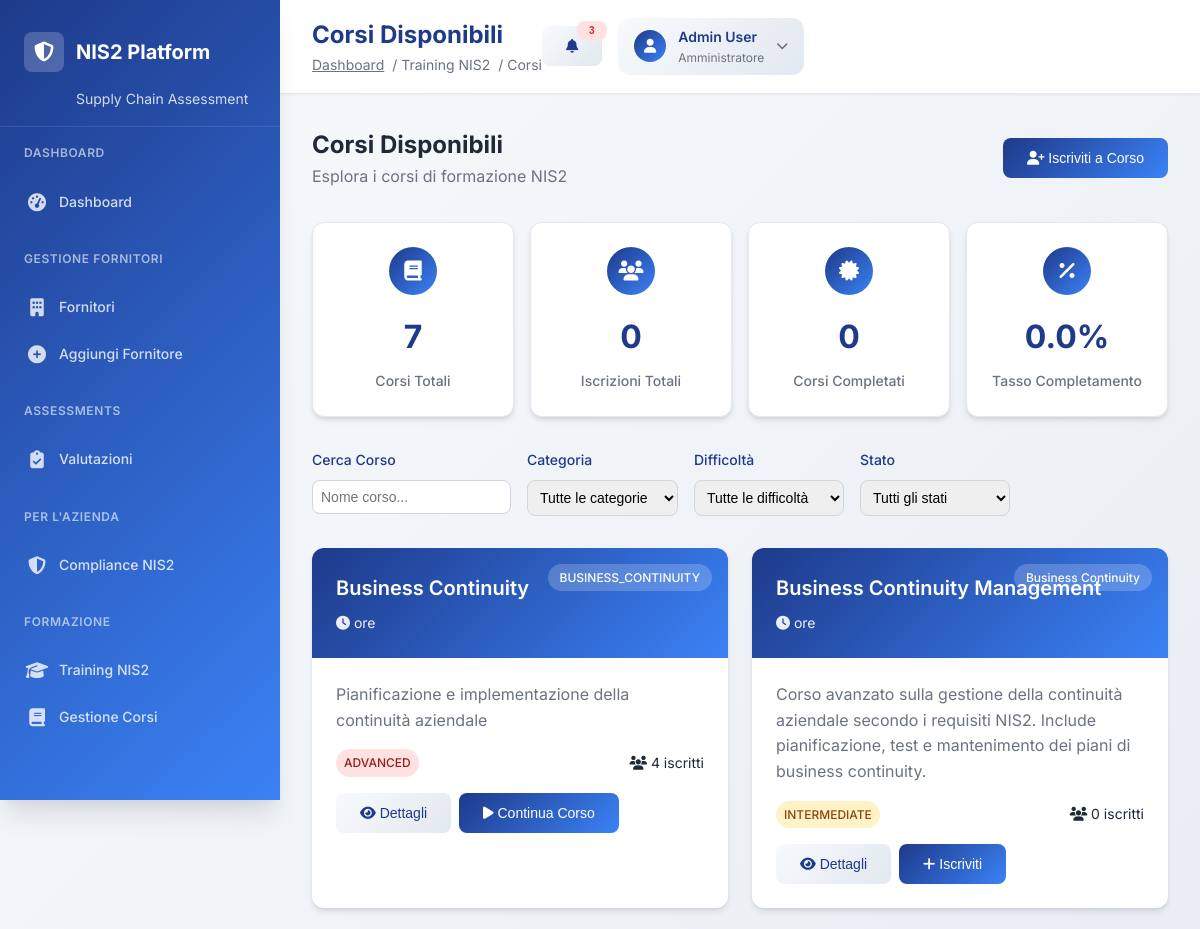
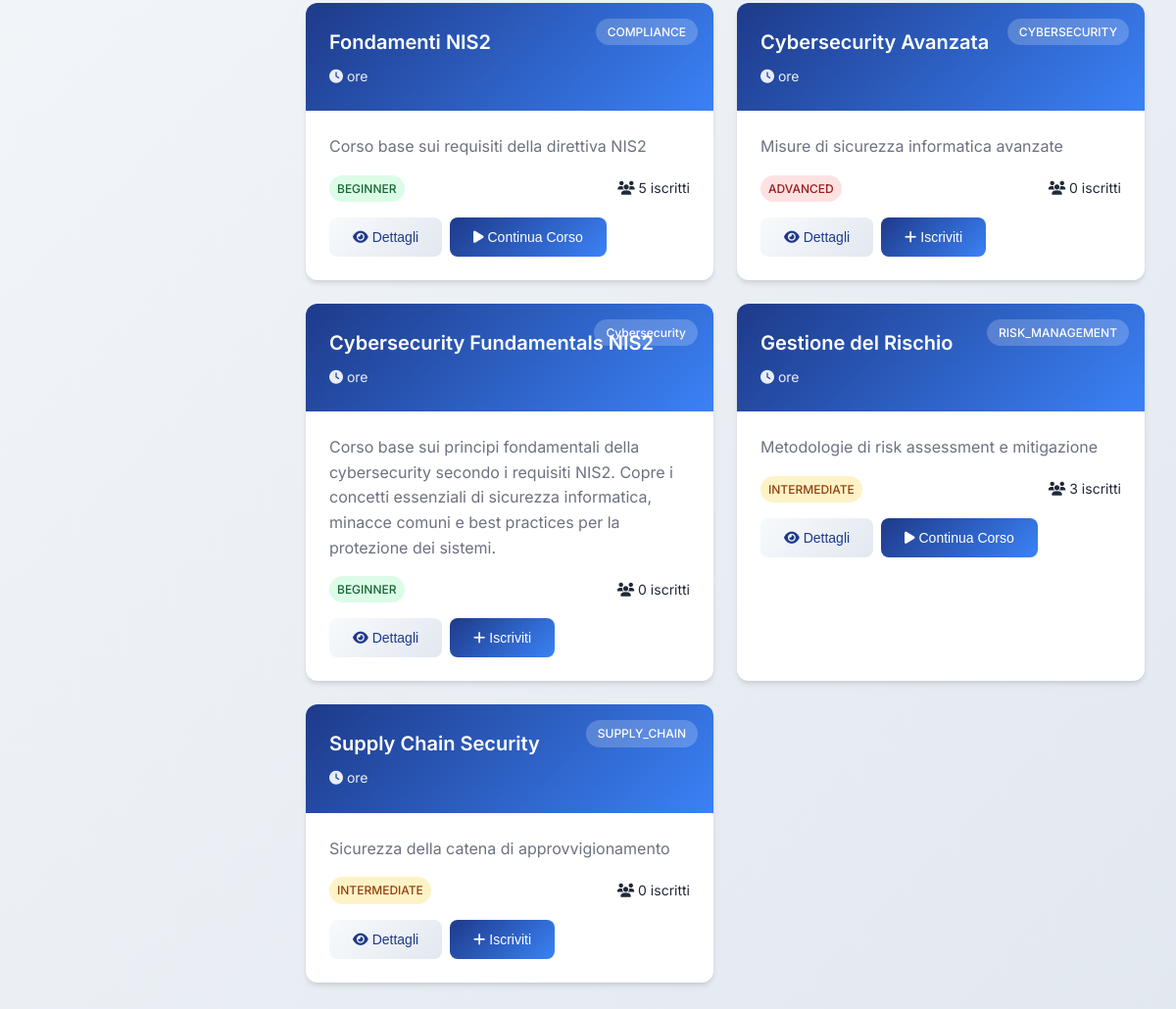
/training/courses (signed in), run on the app's committed database (2 pictures, top to bottom).
### tables this page shows
CREATE TABLE training_courses (
                id INTEGER PRIMARY KEY AUTOINCREMENT,
                title TEXT NOT NULL,
                description TEXT,
                category TEXT NOT NULL,
                duration_minutes INTEGER DEFAULT 60,
                difficulty_level TEXT DEFAULT 'BEGINNER',
                nis2_requirements TEXT, -- JSON array dei requisiti NIS2 coperti
                content_url TEXT,
                is_active BOOLEAN DEFAULT 1,
                created_at TIMESTAMP DEFAULT CURRENT_TIMESTAMP
            );

### training_api.py (the view)
@training_router.get("/courses")
async def training_courses_page(request: Request):
    user = await get_current_user(request)
    if not user:
        return RedirectResponse(url="/company-login")
    try:
        courses = training.get_courses()
        employees = training.get_employees(user.get("company_id", 1))
        stats = training.get_training_stats(user.get("company_id", 1))
        return templates.TemplateResponse("training_courses.html", {
            "request": request,
            "user": user,
            "courses": courses,
            "employees": employees,
            "stats": stats
        })
    except Exception as e:
        return templates.TemplateResponse("training_courses.html", {
            "request": request,
            "user": user,
            "courses": [],
            "employees": [],
            "stats": {},
            "error": str(e)
        })

### templates/training_courses.html (shortened to what this page needs)
{% extends "professional_base.html" %}
{% block page_title %}Corsi Disponibili{% endblock %}
{% block breadcrumb %}
<span class="text-secondary">/ Training NIS2</span>
<span class="text-secondary">/ Corsi</span>
{% endblock %}
{% block content %}
<div class="courses-header">
    <div>
        <h2>Corsi Disponibili</h2>
        <p class="text-secondary">Esplora i corsi di formazione NIS2</p>
    </div>
    <button onclick="openEnrollModal()" class="btn btn-primary">
        <i class="fas fa-user-plus mr-2"></i>
        Iscriviti a Corso
    </button>
</div>
<div class="courses-stats">
    <div class="stat-card">
        <div class="stat-icon">
            <i class="fas fa-book"></i>
        </div>
        <div class="stat-value">{{ courses|length }}</div>
        <div class="stat-label">Corsi Totali</div>
    </div>
    <div class="stat-card">
        <div class="stat-icon">
            <i class="fas fa-users"></i>
        </div>
        <div class="stat-value">{{ stats.total_enrollments | default(0) }}</div>
        <div class="stat-label">Iscrizioni Totali</div>
    </div>
    <div class="stat-card">
        <div class="stat-icon">
            <i class="fas fa-certificate"></i>
        </div>
        <div class="stat-value">{{ stats.completed_courses | default(0) }}</div>
        <div class="stat-label">Corsi Completati</div>
    </div>
    <div class="stat-card">
        <div class="stat-icon">
            <i class="fas fa-percentage"></i>
        </div>
        <div class="stat-value">{{ stats.completion_rate | default(0) }}%</div>
        <div class="stat-label">Tasso Completamento</div>
    </div>
</div>
<div class="courses-filters">
    <div class="filter-group">
        <label for="searchCourse">Cerca Corso</label>
        <input type="text" id="searchCourse" placeholder="Nome corso...">
    </div>
    <div class="filter-group">
        <label for="filterCategory">Categoria</label>
        <select id="filterCategory">
            <option value="">Tutte le categorie</option>
        </select>
    </div>
    <div class="filter-group">
        <label for="filterDifficulty">Difficoltà</label>
        <select id="filterDifficulty">
            <option value="">Tutte le difficoltà</option>
        </select>
    </div>
    <div class="filter-group">
        <label for="filterStatus">Stato</label>
        <select id="filterStatus">
            <option value="">Tutti gli stati</option>
        </select>
    </div>
</div>
<div class="courses-grid">
    {% for course in courses %}
    <div class="course-card">
        <div class="course-header">
            <div class="course-category">{{ course.category }}</div>
            <div class="course-title">{{ course.title }}</div>
            <div class="course-duration">
                <i class="fas fa-clock mr-1"></i>
                {{ course.duration }} ore
            </div>
        </div>
        <div class="course-content">
            <p class="course-description">{{ course.description }}</p>
            <div class="course-meta">
                <div class="difficulty">
                    <span class="difficulty-badge difficulty-{{ course.difficulty_level.lower() }}">
                        {{ course.difficulty_level }}
                    </span>
                </div>
                <div>
                    <i class="fas fa-users mr-1"></i>
                    {{ course.enrolled_students | default(0) }} iscritti
                </div>
            </div>
                         <div class="course-actions">
                 <button onclick="viewCourseDetails({{ course.id }})" class="btn btn-secondary">
                     <i class="fas fa-eye mr-1"></i>
                     Dettagli
                 </button>
                 {% if course.enrolled_students > 0 %}
                 <button onclick="viewEnrolledCourse({{ course.id }})" class="btn btn-primary">
                     <i class="fas fa-play mr-1"></i>
                     Continua Corso
                 </button>
                 {% else %}
                 <button onclick="enrollInCourse({{ course.id }})" class="btn btn-primary">
                     <i class="fas fa-plus mr-1"></i>
                     Iscriviti
                 </button>
                 {% endif %}
             </div>
        </div>
    </div>
    {% endfor %}
</div>
{% endblock %}

### static/css/professional.css (style rules this page uses)
:root { --primary-blue: #1e3a8a; --primary-blue-light: #3b82f6; --primary-blue-dark: #1e40af; --secondary-gray: #6b7280; --accent-green: #059669; --accent-red: #dc2626; --accent-orange: #ea580c; --accent-yellow: #ca8a04; --gradient-primary: linear-gradient(135deg, #1e3a8a 0%, #3b82f6 100%); --gradient-secondary: linear-gradient(135deg, #f8fafc 0%, #e2e8f0 100%); --gradient-success: linear-gradient(135deg, #059669 0%, #10b981 100%); --gradient-danger: linear-gradient(135deg, #dc2626 0%, #ef4444 100%); --shadow-sm: 0 1px 2px 0 rgba(0, 0, 0, 0.05); --shadow-md: 0 4px 6px -1px rgba(0, 0, 0, 0.1), 0 2px 4px -1px rgba(0, 0, 0, 0.06); --shadow-lg: 0 10px 15px -3px rgba(0, 0, 0, 0.1), 0 4px 6px -2px rgba(0, 0, 0, 0.05); --shadow-xl: 0 20px 25px -5px rgba(0, 0, 0, 0.1), 0 10px 10px -5px rgba(0, 0, 0, 0.04); --border-radius: 8px; --border-radius-lg: 12px; --border-radius-xl: 16px; --transition-fast: 0.15s ease-in-out; --transition-normal: 0.3s ease-in-out; --transition-slow: 0.5s ease-in-out; }
* { margin: 0; padding: 0; box-sizing: border-box; }
body { font-family: 'Inter', -apple-system, BlinkMacSystemFont, 'Segoe UI', Roboto, sans-serif; background: linear-gradient(135deg, #f8fafc 0%, #e2e8f0 100%); color: #1f2937; line-height: 1.6; min-height: 100vh; }
.stat-card { background: white; border-radius: var(--border-radius-lg); padding: 1.5rem; box-shadow: var(--shadow-md); border: 1px solid #e5e7eb; transition: var(--transition-normal); }
.stat-icon { width: 48px; height: 48px; border-radius: var(--border-radius-lg); display: flex; align-items: center; justify-content: center; font-size: 1.5rem; color: white; }
.stat-value { font-size: 2rem; font-weight: 700; color: var(--primary-blue); margin-bottom: 0.25rem; }
.stat-label { font-size: 0.875rem; color: var(--secondary-gray); font-weight: 500; }
.btn { display: inline-flex; align-items: center; gap: 0.5rem; padding: 0.75rem 1.5rem; border-radius: var(--border-radius); font-weight: 600; font-size: 0.875rem; text-decoration: none; border: none; cursor: pointer; transition: var(--transition-fast); white-space: nowrap; }
.btn-primary { background: var(--gradient-primary); color: white; }
.btn-secondary { background: var(--gradient-secondary); color: var(--primary-blue); border: 1px solid #d1d5db; }
.fade-in { animation: fadeIn 0.5s ease-in-out; }
.text-secondary { color: var(--secondary-gray); }

### data on the page
training_courses: category "BUSINESS_CONTINUITY", title "Business Continuity", description "Pianificazione e implementazione della continuità aziendale", difficulty_level "ADVANCED", enrolled_students "4"
training_courses: category "Business Continuity", title "Business Continuity Management", description "Corso avanzato sulla gestione della continuità aziendale secondo i requisiti NIS2. Include pianificazione, test e mantenimento dei piani di business continuity.", difficulty_level "INTERMEDIATE", enrolled_students "0"
training_courses: category "COMPLIANCE", title "Fondamenti NIS2", description "Corso base sui requisiti della direttiva NIS2", difficulty_level "BEGINNER", enrolled_students "5"
training_courses: category "CYBERSECURITY", title "Cybersecurity Avanzata", description "Misure di sicurezza informatica avanzate", difficulty_level "ADVANCED", enrolled_students "0"
training_courses: category "Cybersecurity", title "Cybersecurity Fundamentals NIS2", description "Corso base sui principi fondamentali della cybersecurity secondo i requisiti NIS2. Copre i concetti essenziali di sicurezza informatica, minacce comuni e best practices per la protezione dei sistemi.", difficulty_level "BEGINNER", enrolled_students "0"
training_courses: category "RISK_MANAGEMENT", title "Gestione del Rischio", description "Metodologie di risk assessment e mitigazione", difficulty_level "INTERMEDIATE", enrolled_students "3"
training_courses: category "SUPPLY_CHAIN", title "Supply Chain Security", description "Sicurezza della catena di approvvigionamento", difficulty_level "INTERMEDIATE", enrolled_students "0"

### other printed values
{{ courses|length }} "7"
{{ stats.total_enrollments | default(0) }} "0"
{{ stats.completed_courses | default(0) }} "0"
{{ stats.completion_rate | default(0) }} "0.0"
